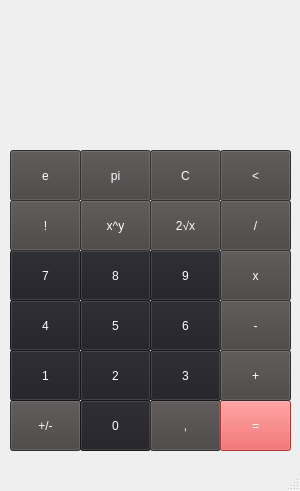
<?xml version="1.0" encoding="UTF-8"?>
<ui version="4.0">
 <class>MainWindow</class>
 <widget class="QMainWindow" name="MainWindow">
  <property name="geometry">
   <rect>
    <x>0</x>
    <y>0</y>
    <width>300</width>
    <height>491</height>
   </rect>
  </property>
  <property name="windowTitle">
   <string>MainWindow</string>
  </property>
  <property name="styleSheet">
   <string notr="true"/>
  </property>
  <widget class="QWidget" name="centralwidget">
   <widget class="QPushButton" name="reverse">
    <property name="geometry">
     <rect>
      <x>10</x>
      <y>400</y>
      <width>71</width>
      <height>51</height>
     </rect>
    </property>
    <property name="styleSheet">
     <string notr="true">background-color: rgb(68, 65, 64);
color: rgb(255, 255, 255);</string>
    </property>
    <property name="text">
     <string>+/-</string>
    </property>
   </widget>
   <widget class="QPushButton" name="zero">
    <property name="geometry">
     <rect>
      <x>80</x>
      <y>400</y>
      <width>71</width>
      <height>51</height>
     </rect>
    </property>
    <property name="styleSheet">
     <string notr="true">background-color: rgb(30, 30, 36);
color: rgb(255, 255, 255);</string>
    </property>
    <property name="text">
     <string>0</string>
    </property>
   </widget>
   <widget class="QPushButton" name="zapetai">
    <property name="geometry">
     <rect>
      <x>150</x>
      <y>400</y>
      <width>71</width>
      <height>51</height>
     </rect>
    </property>
    <property name="styleSheet">
     <string notr="true">background-color: rgb(68, 65, 64);
color: rgb(255, 255, 255);</string>
    </property>
    <property name="text">
     <string>,</string>
    </property>
   </widget>
   <widget class="QPushButton" name="one">
    <property name="geometry">
     <rect>
      <x>10</x>
      <y>350</y>
      <width>71</width>
      <height>51</height>
     </rect>
    </property>
    <property name="styleSheet">
     <string notr="true">background-color: rgb(30, 30, 36);
color: rgb(255, 255, 255);</string>
    </property>
    <property name="text">
     <string>1</string>
    </property>
   </widget>
   <widget class="QPushButton" name="two">
    <property name="geometry">
     <rect>
      <x>80</x>
      <y>350</y>
      <width>71</width>
      <height>51</height>
     </rect>
    </property>
    <property name="styleSheet">
     <string notr="true">background-color: rgb(30, 30, 36);
color: rgb(255, 255, 255);</string>
    </property>
    <property name="text">
     <string>2</string>
    </property>
   </widget>
   <widget class="QPushButton" name="three">
    <property name="geometry">
     <rect>
      <x>150</x>
      <y>350</y>
      <width>71</width>
      <height>51</height>
     </rect>
    </property>
    <property name="styleSheet">
     <string notr="true">background-color: rgb(30, 30, 36);
color: rgb(255, 255, 255);</string>
    </property>
    <property name="text">
     <string>3</string>
    </property>
   </widget>
   <widget class="QPushButton" name="sixe">
    <property name="geometry">
     <rect>
      <x>150</x>
      <y>300</y>
      <width>71</width>
      <height>51</height>
     </rect>
    </property>
    <property name="styleSheet">
     <string notr="true">background-color: rgb(30, 30, 36);
color: rgb(255, 255, 255);</string>
    </property>
    <property name="text">
     <string>6</string>
    </property>
   </widget>
   <widget class="QPushButton" name="five">
    <property name="geometry">
     <rect>
      <x>80</x>
      <y>300</y>
      <width>71</width>
      <height>51</height>
     </rect>
    </property>
    <property name="styleSheet">
     <string notr="true">background-color: rgb(30, 30, 36);
color: rgb(255, 255, 255);</string>
    </property>
    <property name="text">
     <string>5</string>
    </property>
   </widget>
   <widget class="QPushButton" name="four">
    <property name="geometry">
     <rect>
      <x>10</x>
      <y>300</y>
      <width>71</width>
      <height>51</height>
     </rect>
    </property>
    <property name="styleSheet">
     <string notr="true">background-color: rgb(30, 30, 36);
color: rgb(255, 255, 255);</string>
    </property>
    <property name="text">
     <string>4</string>
    </property>
   </widget>
   <widget class="QPushButton" name="eight">
    <property name="geometry">
     <rect>
      <x>80</x>
      <y>250</y>
      <width>71</width>
      <height>51</height>
     </rect>
    </property>
    <property name="styleSheet">
     <string notr="true">background-color: rgb(30, 30, 36);
color: rgb(255, 255, 255);</string>
    </property>
    <property name="text">
     <string>8</string>
    </property>
   </widget>
   <widget class="QPushButton" name="nine">
    <property name="geometry">
     <rect>
      <x>150</x>
      <y>250</y>
      <width>71</width>
      <height>51</height>
     </rect>
    </property>
    <property name="styleSheet">
     <string notr="true">background-color: rgb(30, 30, 36);
color: rgb(255, 255, 255);</string>
    </property>
    <property name="text">
     <string>9</string>
    </property>
   </widget>
   <widget class="QPushButton" name="seven">
    <property name="geometry">
     <rect>
      <x>10</x>
      <y>250</y>
      <width>71</width>
      <height>51</height>
     </rect>
    </property>
    <property name="styleSheet">
     <string notr="true">background-color: rgb(30, 30, 36);
color: rgb(255, 255, 255);</string>
    </property>
    <property name="text">
     <string>7</string>
    </property>
   </widget>
   <widget class="QPushButton" name="otvet">
    <property name="geometry">
     <rect>
      <x>220</x>
      <y>400</y>
      <width>71</width>
      <height>51</height>
     </rect>
    </property>
    <property name="styleSheet">
     <string notr="true">background-color: rgb(229, 75, 75);
color: rgb(255, 255, 255);</string>
    </property>
    <property name="text">
     <string>=</string>
    </property>
   </widget>
   <widget class="QPushButton" name="minus">
    <property name="geometry">
     <rect>
      <x>220</x>
      <y>300</y>
      <width>71</width>
      <height>51</height>
     </rect>
    </property>
    <property name="styleSheet">
     <string notr="true">background-color: rgb(68, 65, 64);
color: rgb(255, 255, 255);</string>
    </property>
    <property name="text">
     <string>-</string>
    </property>
   </widget>
   <widget class="QPushButton" name="umnohit">
    <property name="geometry">
     <rect>
      <x>220</x>
      <y>250</y>
      <width>71</width>
      <height>51</height>
     </rect>
    </property>
    <property name="styleSheet">
     <string notr="true">background-color: rgb(68, 65, 64);
color: rgb(255, 255, 255);</string>
    </property>
    <property name="text">
     <string>x</string>
    </property>
   </widget>
   <widget class="QPushButton" name="plus">
    <property name="geometry">
     <rect>
      <x>220</x>
      <y>350</y>
      <width>71</width>
      <height>51</height>
     </rect>
    </property>
    <property name="styleSheet">
     <string notr="true">background-color: rgb(68, 65, 64);
color: rgb(255, 255, 255);</string>
    </property>
    <property name="text">
     <string>+</string>
    </property>
   </widget>
   <widget class="QPushButton" name="podelit">
    <property name="geometry">
     <rect>
      <x>220</x>
      <y>200</y>
      <width>71</width>
      <height>51</height>
     </rect>
    </property>
    <property name="styleSheet">
     <string notr="true">background-color: rgb(68, 65, 64);
color: rgb(255, 255, 255);</string>
    </property>
    <property name="text">
     <string>/</string>
    </property>
   </widget>
   <widget class="QPushButton" name="delete_2">
    <property name="geometry">
     <rect>
      <x>220</x>
      <y>150</y>
      <width>71</width>
      <height>51</height>
     </rect>
    </property>
    <property name="styleSheet">
     <string notr="true">background-color: rgb(68, 65, 64);
color: rgb(255, 255, 255);</string>
    </property>
    <property name="text">
     <string>&lt;</string>
    </property>
   </widget>
   <widget class="QPushButton" name="delete_all">
    <property name="geometry">
     <rect>
      <x>150</x>
      <y>150</y>
      <width>71</width>
      <height>51</height>
     </rect>
    </property>
    <property name="styleSheet">
     <string notr="true">background-color: rgb(68, 65, 64);
color: rgb(255, 255, 255);</string>
    </property>
    <property name="text">
     <string>C</string>
    </property>
   </widget>
   <widget class="QLabel" name="new_number">
    <property name="geometry">
     <rect>
      <x>20</x>
      <y>100</y>
      <width>271</width>
      <height>51</height>
     </rect>
    </property>
    <property name="toolTip">
     <string>&lt;html&gt;&lt;head/&gt;&lt;body&gt;&lt;p align=&quot;right&quot;&gt;&lt;br/&gt;&lt;/p&gt;&lt;/body&gt;&lt;/html&gt;</string>
    </property>
    <property name="whatsThis">
     <string>&lt;html&gt;&lt;head/&gt;&lt;body&gt;&lt;p align=&quot;right&quot;&gt;&lt;br/&gt;&lt;/p&gt;&lt;/body&gt;&lt;/html&gt;</string>
    </property>
    <property name="styleSheet">
     <string notr="true"/>
    </property>
    <property name="text">
     <string>&lt;html&gt;&lt;head/&gt;&lt;body&gt;&lt;p align=&quot;right&quot;&gt;&lt;br/&gt;&lt;/p&gt;&lt;p align=&quot;right&quot;&gt;&lt;br/&gt;&lt;/p&gt;&lt;/body&gt;&lt;/html&gt;</string>
    </property>
   </widget>
   <widget class="QLabel" name="old_number">
    <property name="geometry">
     <rect>
      <x>20</x>
      <y>40</y>
      <width>271</width>
      <height>51</height>
     </rect>
    </property>
    <property name="styleSheet">
     <string notr="true"/>
    </property>
    <property name="text">
     <string/>
    </property>
   </widget>
   <widget class="QPushButton" name="stepen">
    <property name="geometry">
     <rect>
      <x>80</x>
      <y>200</y>
      <width>71</width>
      <height>51</height>
     </rect>
    </property>
    <property name="styleSheet">
     <string notr="true">background-color: rgb(68, 65, 64);
color: rgb(255, 255, 255);</string>
    </property>
    <property name="text">
     <string>x^y</string>
    </property>
   </widget>
   <widget class="QPushButton" name="koren">
    <property name="geometry">
     <rect>
      <x>150</x>
      <y>200</y>
      <width>71</width>
      <height>51</height>
     </rect>
    </property>
    <property name="styleSheet">
     <string notr="true">background-color: rgb(68, 65, 64);
color: rgb(255, 255, 255);</string>
    </property>
    <property name="text">
     <string>2√x</string>
    </property>
   </widget>
   <widget class="QPushButton" name="faktorial">
    <property name="geometry">
     <rect>
      <x>10</x>
      <y>200</y>
      <width>71</width>
      <height>51</height>
     </rect>
    </property>
    <property name="styleSheet">
     <string notr="true">background-color: rgb(68, 65, 64);
color: rgb(255, 255, 255);</string>
    </property>
    <property name="text">
     <string>!</string>
    </property>
   </widget>
   <widget class="QPushButton" name="pi">
    <property name="geometry">
     <rect>
      <x>80</x>
      <y>150</y>
      <width>71</width>
      <height>51</height>
     </rect>
    </property>
    <property name="styleSheet">
     <string notr="true">background-color: rgb(68, 65, 64);
color: rgb(255, 255, 255);</string>
    </property>
    <property name="text">
     <string>pi</string>
    </property>
   </widget>
   <widget class="QPushButton" name="ee">
    <property name="geometry">
     <rect>
      <x>10</x>
      <y>150</y>
      <width>71</width>
      <height>51</height>
     </rect>
    </property>
    <property name="styleSheet">
     <string notr="true">background-color: rgb(68, 65, 64);
color: rgb(255, 255, 255);</string>
    </property>
    <property name="text">
     <string>e</string>
    </property>
   </widget>
  </widget>
  <widget class="QMenuBar" name="menubar">
   <property name="geometry">
    <rect>
     <x>0</x>
     <y>0</y>
     <width>300</width>
     <height>21</height>
    </rect>
   </property>
  </widget>
  <widget class="QStatusBar" name="statusbar"/>
 </widget>
 <resources/>
 <connections/>
</ui>
